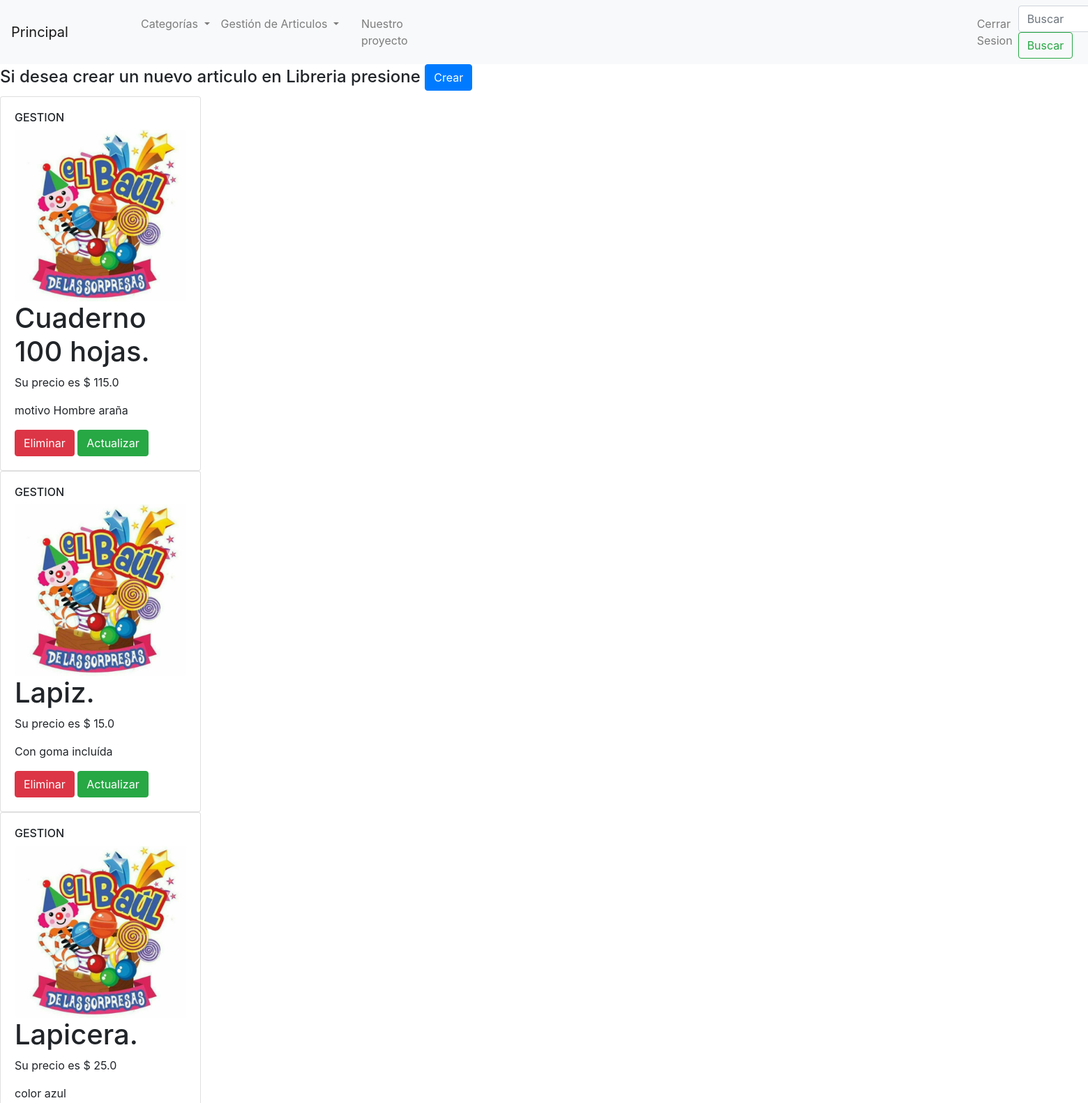
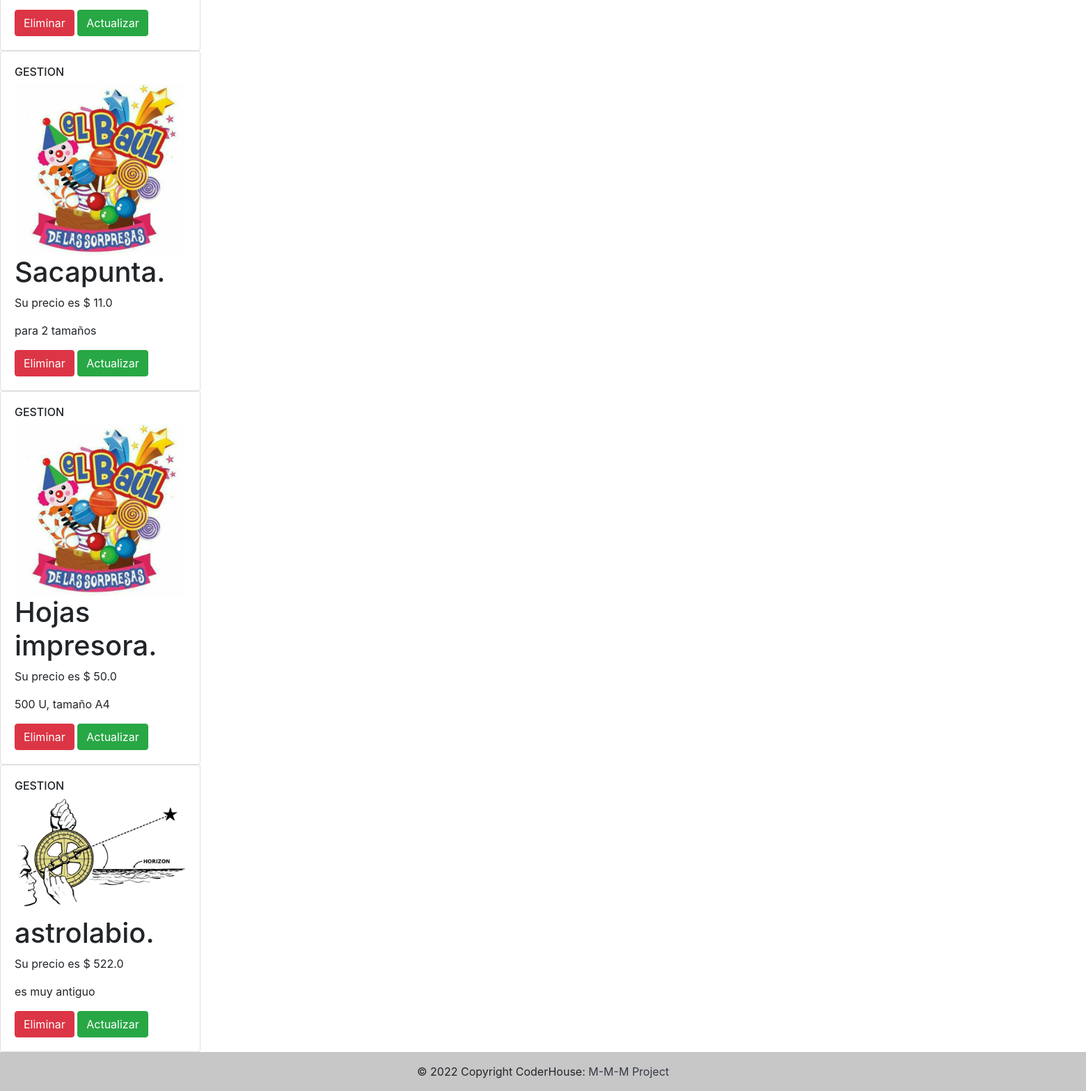
The app's page /gestor-libreria/ (signed in) with its own data (2 pictures, top to bottom).
### articles/models.py (models this page shows, shortened)
class Libreria(models.Model):
    name= models.CharField(max_length=40)
    price= models.FloatField()
    description=models.CharField(max_length=80)
    active=models.BooleanField(default=True)
    image = models.ImageField(upload_to = 'articles/', null=True, blank =True)

### articles/views.py (the view)
@login_required
def manage_libreria(request): #lista de objetos en libreria
    if request.user.is_superuser:
        librerias = Libreria.objects.all()
        context={
            'librerias': librerias
        }
        return render(request, 'librerias/manage_libreria.html', context=context)
    else:
        return HttpResponse("No tiene permisos para realizar esta acción")

### templates/librerias/manage_libreria.html (shortened to what this page needs)
<!DOCTYPE html>
<html lang="en">
<head>
</head>
<body>
    {% extends 'base.html' %}
    {% block contenido_dinamico %}
    <h4>  Si desea crear un nuevo articulo en Libreria presione
        <a href="/nueva-libreria/" class="btn btn-primary" >Crear</a>
    </h4>
    {% for libreria in librerias %}
    <div class="card" style="width: 18rem;">
       <div class="card-body">
            <h6>GESTION</h6>
            {% if libreria.image %}
            <img src="{{libreria.image.url}}" class="card-img-top">
            {% else %}
            <img src="/media/images/Cotillon_El_Bau.jpg/" class ="card-img-top">
            {% endif %}
            <h1 class="card-text">{{libreria.name}}.</h1>
            <p class="card-text">Su precio es $ {{libreria.price}}</p>
            <p class="card-text">{{libreria.description}}</p>
            <a href="/eliminar-libreria/{{libreria.id}}" class="btn btn-danger">Eliminar</a>
            <a href="/actualizar-libreria/{{libreria.id}}" class="btn btn-success">Actualizar</a>
        </div>
    </div>
    {% endfor %}
    {% endblock %}

### records on screen
Libreria: name "Cuaderno 100 hojas", price "115.0", description "motivo Hombre araña"
Libreria: name "Lapiz", price "15.0", description "Con goma incluída"
Libreria: name "Lapicera", price "25.0", description "color azul"
Libreria: name "Sacapunta", price "11.0", description "para 2 tamaños"
Libreria: name "Hojas impresora", price "50.0", description "500 U, tamaño A4"
Libreria: image (picture), name "astrolabio", price "522.0", description "es muy antiguo"
